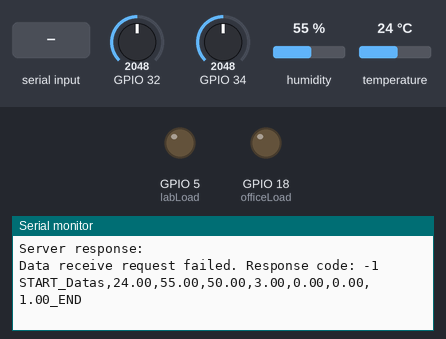
A sketch run on a simulated ESP32. On the bench: output pins drawn as LEDs (lit = HIGH), the last lines printed to the serial monitor. The test bench sets the inputs (shaded band); at power-on: GPIO 32 = 2048, GPIO 34 = 2048, humidity 55 %, temperature 24 °C. WiFi joins after 1.5 s; servers stay silent unless stated; uploads are accepted with an empty reply.

Above: at 14.3 s.
14.4 s: "Energys\n" received over Serial
At 14.87 s:
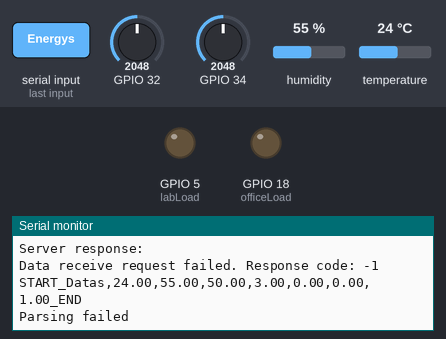
16.2 s: "Energys,90,45\n" received over Serial
At 16.47 s:
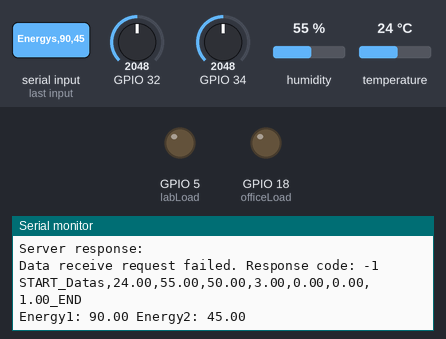

Measured:
- after the input at 14.4 s, the serial monitor: prints a new line after 0.30 s (image 1)
- after the input at 16.2 s, the serial monitor: prints a new line after 0.09 s (image 2)

The sketch:

solar_contract.ino
```cpp
#define labLoad 5
#define officeLoad 18
float energy1, energy2;
float State = 1;
int countdown = 0;
int result1, result2, result3;
float light;
int light_send;
float hum;
float temp;
float result;
float percentage;
float energyReading1;
float energyReading2;
String weather = "";
String advice = "";
int RTemp;
int Rhum;
float lab;
float office;
float light_send_tft;
int Renergy_reading;
int Rlight;
int count = 0;
//String Com = "";

//#include <Arduino.h>
#include <WiFi.h>
#include <HTTPClient.h>
#include <ArduinoJson.h>
#include <DHT.h>

const char* sendUrl = "https://intelligentsolar.onrender.com/send_data"; // Replace with your Flask server's IP and port for sending data.
const char* receiveUrl = "https://intelligentsolar.onrender.com/get_real_time_data"; // Replace with your Flask server's IP and port for receiving data.
const char* deleteUrl = "https://intelligentsolar.onrender.com/delete_all_data"; // Replace with your Flask server's IP and port for receiving data.


#define DHTPIN 2          // What digital pin we're connected to

// Uncomment whatever type you're using!
#define DHTTYPE DHT11     // DHT 11

DHT dht(DHTPIN, DHTTYPE);


// Replace with your network credentials
const char* WIFI_SSID = "Airtel_4G_SMARTBOX_810C";
const char* WIFI_PASS = "516DACB5";

void setup() {
  pinMode (labLoad, OUTPUT);
  pinMode (officeLoad, OUTPUT);
  Serial.begin(9600);
  delay(1000);
  dht.begin();
  delay(100);
  // Connect to Wi-Fi
  Serial.println("Connecting to WiFi...");
  int con = 0;
  WiFi.begin(WIFI_SSID, WIFI_PASS);
  while (WiFi.status() != WL_CONNECTED) {
    State = 1;
    delay(1000);
    Serial.println("Connecting...");
    con++;
    if (con == 20){
      con = 0;
      State = 0;
      Serial.println("NOT Connected to WiFi");
      break;
    }
  }
    if (State == 1) {
      State = 1; Serial.println("Connected to WiFi");
    }
     delay(10000);
//     Serial.println("Sending delete request");
//     sendDeleteRequest();
//     Serial.println("Delete request successful");
//     delay(1000);
  }

void loop() {
  delay(10);
//  Serial.println((String)"State: "+State);
  readLight();
  readDHT();

  readEnergy();
  delay(10);
  batteryPercentage();
  delay(10);

  sendRequest();
  delay(50);
  receiveRequest();
  delay(10);
  sendToNano();
  switchLoads();
//  delay(1000);

}

void sendToNano(){
  // Send data with start and end delimiters
  Serial.print("START_Datas,");
  Serial.print(temp);
  Serial.print(",");
  Serial.print(hum);
  Serial.print(",");
  Serial.print(light_send_tft);
  Serial.print(",");
  Serial.print(percentage);
  Serial.print(",");
  Serial.print(office);
  Serial.print(",");
  Serial.print(lab);
  Serial.print(",");
  Serial.print(State);
  Serial.println("_END");
}

void sendRequest() {
  if (State == 0) {
    delay(1000);
    WiFi.begin(WIFI_SSID, WIFI_PASS);
  }
  if (WiFi.status() == WL_CONNECTED) {
    State = 1;
    HTTPClient http;

    // Create a JSON payload with two values to send.
    DynamicJsonDocument sendJson(512); // Adjust the size as needed.
    sendJson["temp"] = temp;
    sendJson["hum"] = hum;
    sendJson["light"] = light_send;
    sendJson["percentage"] = percentage;
    sendJson["Energy_reading"] = energyReading1;
    sendJson["Energy_reading2"] = energyReading2;

    String sendPayload;
    serializeJson(sendJson, sendPayload);

    http.begin(sendUrl);
//    http.setTimeout(10000); // Set timeout to 10 seconds (default is 5000 milliseconds)
    http.addHeader("Content-Type", "application/json");

    int sendResponseCode = http.POST(sendPayload);

    if (sendResponseCode > 0) {
      String sendResponse = http.getString();
      Serial.print("Server response: ");
      Serial.println(sendResponse);  // Print the server response
    } else {
      Serial.println("Data send request failed. response code: " + String(sendResponseCode));
    }

    http.end();  // Close the connection
  }
  else if (WiFi.status() != WL_CONNECTED) {
    State = 0;
    }
}


void receiveRequest() {
  if (State == 0) {
    delay(1000);
    WiFi.begin(WIFI_SSID, WIFI_PASS);
  }
  if (WiFi.status() == WL_CONNECTED) {
    State = 1;
    HTTPClient http;

    http.begin(receiveUrl);

    int receiveResponseCode = http.GET();

    if (receiveResponseCode > 0) {
      String receiveResponse = http.getString();
      // Parse the JSON response with two values.
      DynamicJsonDocument receiveJson(512); // Adjust the size as needed.
      deserializeJson(receiveJson, receiveResponse);

      result = receiveJson["result"];
      office = receiveJson["office"];
      lab = receiveJson["lab"];
//      Serial.println((String)"Received value1: "+receiveResponse);
      Serial.println();
      }
    else{
      Serial.println((String)"Data receive request failed. Response code: "+receiveResponseCode);
      }

    http.end();
  }
    else if (WiFi.status() != WL_CONNECTED) {
    State = 0;
    }
}


void switchLoads(){
  digitalWrite (labLoad, lab);
  digitalWrite (officeLoad, office);
}

void readEnergy(){
  while (Serial.available() > 0) {
    String receivedData = Serial.readStringUntil('\n');
    if (receivedData.indexOf("Energys") > -1) {
//      Serial.println(receivedData);
      char energyString[20]; // Adjust the size based on your actual string length
      int result = sscanf(receivedData.c_str(), "Energys,%f,%f", &energy1, &energy2);
      // Check if sscanf successfully parsed the data
      if (result == 2) {
        Serial.println((String)"Energy1: "+energy1+" Energy2: "+energy2);
      } else {
        Serial.println("Parsing failed");
      }
    }
  }
//  energyReading1 = energy1; //random(0,50);
  energyReading1 = round(energy1 * 100) / 100.0;  // Round to 2 decimal places

//  energyReading2 = energy2; //random(0,50);
  energyReading2 = round(energy2 * 100) / 100.0;  // Round to 2 decimal places
}

void readLight(){
  light = (4095-(analogRead(34))); //random(2800, 4095); //(
  if (light == 0) {
    light = 5;
  }
  float light_sen = map(light,0, 4095, 0, 50);
  light_send = round(light_sen);  // Round to 2 decimal places
  light_send_tft = round((light / 4095) * 100);
}

void readDHT(){
  float temperature = dht.readTemperature(); //random(33,45); //
  temp = round(temperature * 100) / 100.0;  // Round to 2 decimal places

  float humidity = dht.readHumidity(); // //
  hum = round(humidity * 100) / 100.0;  // Round to 2 decimal places
  if (temp == 0 || hum == 0){
    temp = 27;
    hum = 45;
  }
}


void sendDeleteRequest() {
  if (State == 0) {
    delay(1000);
    WiFi.begin(WIFI_SSID, WIFI_PASS);
  }
  if (WiFi.status() == WL_CONNECTED) {
    State = 1;
    HTTPClient http;

    // Create a JSON payload with two values to send.
    DynamicJsonDocument sendJson(512); // Adjust the size as needed.
    String sendPayload;
    serializeJson(sendJson, sendPayload);

    http.begin(deleteUrl);
//    http.setTimeout(10000); // Set timeout to 10 seconds (default is 5000 milliseconds)
    http.addHeader("Content-Type", "application/json");

    int sendResponseCode = http.POST(sendPayload);

    if (sendResponseCode > 0) {
      String sendResponse = http.getString();
      Serial.print("Server response: ");
      Serial.println(sendResponse);  // Print the server response
    } else {
      Serial.println("Data send request failed. response code: " + String(sendResponseCode));
    }

    http.end();  // Close the connection
  }
  else if (WiFi.status() != WL_CONNECTED) {
    State = 0;
}
}

void batteryPercentage(){
  percentage = map(analogRead(32),2000,3300,0,100); //
  if (percentage < 0) percentage = -1;
  percentage = round(percentage * 100) / 100.0;  // Round to 2 decimal places
}

//void overAllConditions(){
//  if ((light<1000) && (temp<33) && (hum>70)){
//    result = 1;
//  }
//  else if ((light>2000) && (temp>32 && temp<36) && (hum>70)){
//    result = 2;
//  }
//  else if ((light<500) && (temp>32 && temp<36) && (hum>55 && hum<70)){
//    result = 1;
//  }
//  else if ((light<500) && (temp>35) && (hum<55)){
//    result = 2;
//  }
//  else if ((light>500 && light<1000) && (temp<28) && (hum>85)){
//    result = 1;
//  }
//  else if ((light>500 && light<1000) && (temp>35) && (hum<55)){
//    result = 2;
//  }
//  else if ((light>1000 && light<2000) && (temp>28 && temp<30) && (hum>70 && hum<85)){
//    result = 1;
//  }
//  else if ((light>2000 && light<3000) && (temp>30 && temp<36) && (hum>55 && hum<70)){
//    result = 2;
//  }
//  else if ((light>2000 && light<3000) && (temp>35) && (hum<55)){
//    result = 3;
//  }
//  else if ((light>1000 && light<2000) && (temp>35) && (hum<55)){
//    result = 2;
//  }
//  else if ((light>3000) && (temp>28 && temp<33) && (hum>70 && hum<85)){
//    result = 2;
//  }
//  else if ((light>3000) && (temp>32 && temp<36) && (hum>55 && hum<70)){
//    result = 3;
//  }
//  else if ((light > 3000) && (temp > 34) && (hum < 55)){
//    result = 4;
//  }
//
//  else if ((light > 3000) && (temp > 34) && (hum > 55)){
//    result = 3;
//  }
//  else if ((light > 3000) && (temp < 34) && (hum < 55)){
//    result = 3;
//  }
//    else if ((light>3000) && (temp>32 && temp<36) && (hum>55 && hum<70)){
//    result = 3;
//  }
//    else if ((light>3000) && (temp>28 && temp<33) && (hum>70 && hum<85)){
//    result = 2;
//  }
//    else if ((light>3000) && (temp<28) && (hum>85)){
//    result = 1;
//  }
//  else if ((light<500) && (temp<28) && (hum<55)){
//    result = 1;
//  }
//  else if ((light>3000) && (temp>33) && (hum<70)){
//    result = 3;
//  }
//   else if (light<500){
//    result = 1;
//  }
//   else if (temp<28){
//    result = 1;
//  }
//  else if (hum>85){
//    result = 1;
//  }
//  else{
//    result = 2;
//  }
//}

//void sendRequest() {
//  if (WiFi.status() == WL_CONNECTED) {
//    HTTPClient http;
//
//    // Create a JSON payload with two values to send.
//    DynamicJsonDocument sendJson(512); // Adjust the size as needed.
//    sendJson["temp"] = temp;
//    sendJson["hum"] = hum;
//    sendJson["light"] = light_send;
//    sendJson["percentage"] = percentage;
//    sendJson["energy_reading"] = energyReading1;
//    sendJson["energy_reading2"] = energyReading2;
//
//    String sendPayload;
//    serializeJson(sendJson, sendPayload);
//
//    http.begin(sendUrl);
//    http.addHeader("Content-Type", "application/json");
//
//    int sendResponseCode = http.POST(sendPayload);
//
//    if (sendResponseCode > 0) {
//      String sendResponse = http.getString();
////      Serial.println("Data sent successfully.");
////      Serial.print("Server response: ");
////      Serial.println("Sent successfully.");
//    } else {
//      Serial.println((String)"Data send request failed. response code: "+sendResponseCode);
//    }
//
//    http.end();
//  }
//}
//
//void resultConditions(){
//  if (light>100 && light<1000){
//  result1 = 1;
//}
//  else if (light>1000 && light<3000){
//  result1 = 2;
//}
//  else if (light>3000){
//  result1 = 3;
//}
//  else if (light<100){
//  result1 = 0;
//}
//if (temp>28 && temp<33){
//  result2 = 1;
//}
//  else if (temp>32 && temp<36){
//  result2 = 2;
//}
//  else if (temp>35){
//  result2 = 3;
//}
//  else if (temp<28){
//  result2 = 0;
//}
//if (hum>70 && hum<85){
//  result3 = 1;
//}
//  else if (hum>55 && hum<70){
//  result3 = 2;
//}
//  else if (hum<55){
//  result3 = 3;
//}
//  else if (hum>85){
//  result3 = 0;
//}
//}


//void sendRequest() {
//  if (WiFi.status() == WL_CONNECTED) {
//    HTTPClient http;
//
//    // Create a JSON payload with two values to send.
//    DynamicJsonDocument sendJson(512); // Adjust the size as needed.
//    sendJson["result1"] = 1;
//    sendJson["result2"] = 0;
//    sendJson["result3"] = 2;
//
//    String sendPayload;
//    serializeJson(sendJson, sendPayload);
//
//    http.begin(sendUrl);
//    http.addHeader("Content-Type", "application/json");
//
//    int sendResponseCode = http.POST(sendPayload);
//
//    if (sendResponseCode > 0) {
//      String sendResponse = http.getString();
//      Serial.println("Data sent successfully.");
//      Serial.print("Server response: ");
//      Serial.println("Data received successfully.");
//
//      // Parse the JSON response with two values.
//      DynamicJsonDocument receiveJson(512); // Adjust the size as needed.
//      deserializeJson(receiveJson, sendResponse);
//
//      int Result = receiveJson["result"];
////      int receivedValue2 = receiveJson["value2"];
//
//      Serial.print("Received value1: ");
//      Serial.println(Result);
////      Serial.print("Received value2: ");
////      Serial.println(receivedValue2);
//    } else {
//      Serial.println("Data send request failed.");
//    }
//
//    http.end();
//  }
//}

//void upload(){
//
//  // Write data to ThingSpeak
//  ThingSpeak.setField(1, data1);
//  delay(50);
//  ThingSpeak.setField(2, data2);
//   delay(50);
//  ThingSpeak.setField(3, data3);
//   delay(50);
//  ThingSpeak.setField(4, result1);
//   delay(50);
//  ThingSpeak.setField(5, result2);
//   delay(50);
//  ThingSpeak.setField(6, result3);
//   delay(50);
//  int response = ThingSpeak.writeFields(CHANNEL_NUMBER, THING_SPEAK_API_KEY);
//
//  if (response == 200) {
//    Serial.println("Data sent to ThingSpeak successfully!");
//  } else {
//    Serial.println("Failed to send data to ThingSpeak. Error code: " + String(response));
//  }
//}
```
